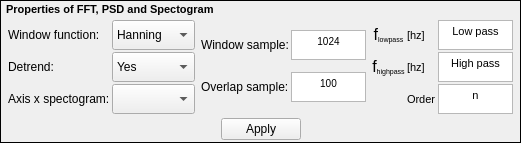
               <widget class="QFrame" name="frame_29">
                <property name="sizePolicy">
                 <sizepolicy hsizetype="Minimum" vsizetype="Minimum">
                  <horstretch>0</horstretch>
                  <verstretch>0</verstretch>
                 </sizepolicy>
                </property>
                <property name="maximumSize">
                 <size>
                  <width>16777215</width>
                  <height>250</height>
                 </size>
                </property>
                <property name="frameShape">
                 <enum>QFrame::Box</enum>
                </property>
                <property name="frameShadow">
                 <enum>QFrame::Plain</enum>
                </property>
                <layout class="QVBoxLayout" name="verticalLayout">
                 <property name="spacing">
                  <number>2</number>
                 </property>
                 <property name="leftMargin">
                  <number>5</number>
                 </property>
                 <property name="topMargin">
                  <number>2</number>
                 </property>
                 <property name="rightMargin">
                  <number>5</number>
                 </property>
                 <property name="bottomMargin">
                  <number>2</number>
                 </property>
                 <item>
                  <widget class="QLabel" name="label_25">
                   <property name="sizePolicy">
                    <sizepolicy hsizetype="Minimum" vsizetype="Minimum">
                     <horstretch>0</horstretch>
                     <verstretch>0</verstretch>
                    </sizepolicy>
                   </property>
                   <property name="maximumSize">
                    <size>
                     <width>16777215</width>
                     <height>25</height>
                    </size>
                   </property>
                   <property name="font">
                    <font>
                     <pointsize>8</pointsize>
                     <weight>75</weight>
                     <italic>false</italic>
                     <bold>true</bold>
                    </font>
                   </property>
                   <property name="text">
                    <string>Properties of FFT, PSD and Spectogram</string>
                   </property>
                  </widget>
                 </item>
                 <item>
                  <widget class="QFrame" name="frame_35">
                   <property name="sizePolicy">
                    <sizepolicy hsizetype="Minimum" vsizetype="Minimum">
                     <horstretch>0</horstretch>
                     <verstretch>0</verstretch>
                    </sizepolicy>
                   </property>
                   <property name="frameShape">
                    <enum>QFrame::NoFrame</enum>
                   </property>
                   <property name="frameShadow">
                    <enum>QFrame::Raised</enum>
                   </property>
                   <layout class="QHBoxLayout" name="horizontalLayout_2">
                    <property name="leftMargin">
                     <number>2</number>
                    </property>
                    <property name="topMargin">
                     <number>2</number>
                    </property>
                    <property name="rightMargin">
                     <number>2</number>
                    </property>
                    <property name="bottomMargin">
                     <number>2</number>
                    </property>
                    <item>
                     <widget class="QFrame" name="frame_30">
                      <property name="sizePolicy">
                       <sizepolicy hsizetype="Minimum" vsizetype="Minimum">
                        <horstretch>0</horstretch>
                        <verstretch>0</verstretch>
                       </sizepolicy>
                      </property>
                      <property name="frameShape">
                       <enum>QFrame::NoFrame</enum>
                      </property>
                      <property name="frameShadow">
                       <enum>QFrame::Raised</enum>
                      </property>
                      <layout class="QGridLayout" name="gridLayout_4">
                       <property name="leftMargin">
                        <number>0</number>
                       </property>
                       <property name="topMargin">
                        <number>0</number>
                       </property>
                       <property name="rightMargin">
                        <number>0</number>
                       </property>
                       <property name="bottomMargin">
                        <number>0</number>
                       </property>
                       <property name="spacing">
                        <number>2</number>
                       </property>
                       <item row="0" column="0">
                        <widget class="QLabel" name="label_24">
                         <property name="sizePolicy">
                          <sizepolicy hsizetype="Minimum" vsizetype="Minimum">
                           <horstretch>0</horstretch>
                           <verstretch>0</verstretch>
                          </sizepolicy>
                         </property>
                         <property name="text">
                          <string>Window function:</string>
                         </property>
                        </widget>
                       </item>
                       <item row="1" column="0">
                        <widget class="QLabel" name="label_28">
                         <property name="sizePolicy">
                          <sizepolicy hsizetype="Minimum" vsizetype="Minimum">
                           <horstretch>0</horstretch>
                           <verstretch>0</verstretch>
                          </sizepolicy>
                         </property>
                         <property name="text">
                          <string>Detrend:</string>
                         </property>
                        </widget>
                       </item>
                       <item row="2" column="0" colspan="2">
                        <widget class="QLabel" name="label_46">
                         <property name="sizePolicy">
                          <sizepolicy hsizetype="Minimum" vsizetype="Minimum">
                           <horstretch>0</horstretch>
                           <verstretch>0</verstretch>
                          </sizepolicy>
                         </property>
                         <property name="text">
                          <string>Axis x spectogram:</string>
                         </property>
                        </widget>
                       </item>
                       <item row="2" column="2">
                        <widget class="QComboBox" name="boxAxisSpec">
                         <property name="sizePolicy">
                          <sizepolicy hsizetype="Minimum" vsizetype="Minimum">
                           <horstretch>0</horstretch>
                           <verstretch>0</verstretch>
                          </sizepolicy>
                         </property>
                         <property name="maximumSize">
                          <size>
                           <width>120</width>
                           <height>30</height>
                          </size>
                         </property>
                        </widget>
                       </item>
                       <item row="1" column="2">
                        <widget class="QComboBox" name="boxDetrend">
                         <property name="sizePolicy">
                          <sizepolicy hsizetype="Minimum" vsizetype="Minimum">
                           <horstretch>0</horstretch>
                           <verstretch>0</verstretch>
                          </sizepolicy>
                         </property>
                         <property name="maximumSize">
                          <size>
                           <width>120</width>
                           <height>30</height>
                          </size>
                         </property>
                         <item>
                          <property name="text">
                           <string>Yes</string>
                          </property>
                         </item>
                         <item>
                          <property name="text">
                           <string>No</string>
                          </property>
                         </item>
                        </widget>
                       </item>
                       <item row="0" column="2">
                        <widget class="QComboBox" name="boxWindowFun">
                         <property name="sizePolicy">
                          <sizepolicy hsizetype="Minimum" vsizetype="Minimum">
                           <horstretch>0</horstretch>
                           <verstretch>0</verstretch>
                          </sizepolicy>
                         </property>
                         <property name="maximumSize">
                          <size>
                           <width>120</width>
                           <height>30</height>
                          </size>
                         </property>
                         <item>
                          <property name="text">
                           <string>Hanning</string>
                          </property>
                         </item>
                         <item>
                          <property name="text">
                           <string>Blackman</string>
                          </property>
                         </item>
                         <item>
                          <property name="text">
                           <string>Hamming</string>
                          </property>
                         </item>
                         <item>
                          <property name="text">
                           <string>Barthann</string>
                          </property>
                         </item>
                         <item>
                          <property name="text">
                           <string>Bartlett</string>
                          </property>
                         </item>
                         <item>
                          <property name="text">
                           <string>Hann</string>
                          </property>
                         </item>
                         <item>
                          <property name="text">
                           <string>None</string>
                          </property>
                         </item>
                        </widget>
                       </item>
                      </layout>
                     </widget>
                    </item>
                    <item>
                     <widget class="QFrame" name="frame_34">
                      <property name="sizePolicy">
                       <sizepolicy hsizetype="Minimum" vsizetype="Minimum">
                        <horstretch>0</horstretch>
                        <verstretch>0</verstretch>
                       </sizepolicy>
                      </property>
                      <property name="frameShape">
                       <enum>QFrame::NoFrame</enum>
                      </property>
                      <property name="frameShadow">
                       <enum>QFrame::Raised</enum>
                      </property>
                      <layout class="QGridLayout" name="gridLayout_16">
                       <property name="leftMargin">
                        <number>0</number>
                       </property>
                       <property name="topMargin">
                        <number>0</number>
                       </property>
                       <property name="rightMargin">
                        <number>0</number>
                       </property>
                       <property name="bottomMargin">
                        <number>0</number>
                       </property>
                       <property name="spacing">
                        <number>2</number>
                       </property>
                       <item row="0" column="0">
                        <widget class="QLabel" name="label_26">
                         <property name="sizePolicy">
                          <sizepolicy hsizetype="Minimum" vsizetype="Minimum">
                           <horstretch>0</horstretch>
                           <verstretch>0</verstretch>
                          </sizepolicy>
                         </property>
                         <property name="text">
                          <string>Window sample:</string>
                         </property>
                        </widget>
                       </item>
                       <item row="0" column="1">
                        <widget class="QTextEdit" name="windowSample">
                         <property name="sizePolicy">
                          <sizepolicy hsizetype="Minimum" vsizetype="Minimum">
                           <horstretch>0</horstretch>
                           <verstretch>0</verstretch>
                          </sizepolicy>
                         </property>
                         <property name="minimumSize">
                          <size>
                           <width>0</width>
                           <height>0</height>
                          </size>
                         </property>
                         <property name="maximumSize">
                          <size>
                           <width>75</width>
                           <height>30</height>
                          </size>
                         </property>
                         <property name="html">
                          <string>&lt;!DOCTYPE HTML PUBLIC &quot;-//W3C//DTD HTML 4.0//EN&quot; &quot;http://www.w3.org/TR/REC-html40/strict.dtd&quot;&gt;
&lt;html&gt;&lt;head&gt;&lt;meta name=&quot;qrichtext&quot; content=&quot;1&quot; /&gt;&lt;style type=&quot;text/css&quot;&gt;
p, li { white-space: pre-wrap; }
&lt;/style&gt;&lt;/head&gt;&lt;body style=&quot; font-family:'MS Shell Dlg 2'; font-size:7.8pt; font-weight:400; font-style:normal;&quot;&gt;
&lt;p align=&quot;center&quot; style=&quot; margin-top:0px; margin-bottom:0px; margin-left:0px; margin-right:0px; -qt-block-indent:0; text-indent:0px;&quot;&gt;1024&lt;/p&gt;&lt;/body&gt;&lt;/html&gt;</string>
                         </property>
                        </widget>
                       </item>
                       <item row="1" column="1">
                        <widget class="QTextEdit" name="overlapSample">
                         <property name="sizePolicy">
                          <sizepolicy hsizetype="Minimum" vsizetype="Minimum">
                           <horstretch>0</horstretch>
                           <verstretch>0</verstretch>
                          </sizepolicy>
                         </property>
                         <property name="maximumSize">
                          <size>
                           <width>75</width>
                           <height>30</height>
                          </size>
                         </property>
                         <property name="html">
                          <string>&lt;!DOCTYPE HTML PUBLIC &quot;-//W3C//DTD HTML 4.0//EN&quot; &quot;http://www.w3.org/TR/REC-html40/strict.dtd&quot;&gt;
&lt;html&gt;&lt;head&gt;&lt;meta name=&quot;qrichtext&quot; content=&quot;1&quot; /&gt;&lt;style type=&quot;text/css&quot;&gt;
p, li { white-space: pre-wrap; }
&lt;/style&gt;&lt;/head&gt;&lt;body style=&quot; font-family:'MS Shell Dlg 2'; font-size:7.8pt; font-weight:400; font-style:normal;&quot;&gt;
&lt;p align=&quot;center&quot; style=&quot; margin-top:0px; margin-bottom:0px; margin-left:0px; margin-right:0px; -qt-block-indent:0; text-indent:0px;&quot;&gt;100&lt;/p&gt;&lt;/body&gt;&lt;/html&gt;</string>
                         </property>
                        </widget>
                       </item>
                       <item row="1" column="0">
                        <widget class="QLabel" name="label_27">
                         <property name="sizePolicy">
                          <sizepolicy hsizetype="Minimum" vsizetype="Minimum">
                           <horstretch>0</horstretch>
                           <verstretch>0</verstretch>
                          </sizepolicy>
                         </property>
                         <property name="text">
                          <string>Overlap sample:</string>
                         </property>
                        </widget>
                       </item>
                      </layout>
                     </widget>
                    </item>
                    <item>
                     <widget class="QFrame" name="filterDisplacementFrame_2">
                      <property name="sizePolicy">
                       <sizepolicy hsizetype="Minimum" vsizetype="Minimum">
                        <horstretch>0</horstretch>
                        <verstretch>0</verstretch>
                       </sizepolicy>
                      </property>
                      <property name="frameShape">
                       <enum>QFrame::NoFrame</enum>
                      </property>
                      <property name="frameShadow">
                       <enum>QFrame::Raised</enum>
                      </property>
                      <layout class="QGridLayout" name="gridLayout_20">
                       <property name="leftMargin">
                        <number>0</number>
                       </property>
                       <property name="topMargin">
                        <number>0</number>
                       </property>
                       <property name="rightMargin">
                        <number>0</number>
                       </property>
                       <property name="bottomMargin">
                        <number>0</number>
                       </property>
                       <property name="spacing">
                        <number>2</number>
                       </property>
                       <item row="0" column="0">
                        <widget class="QLabel" name="label_41">
                         <property name="sizePolicy">
                          <sizepolicy hsizetype="Minimum" vsizetype="Minimum">
                           <horstretch>0</horstretch>
                           <verstretch>0</verstretch>
                          </sizepolicy>
                         </property>
                         <property name="font">
                          <font>
                           <pointsize>8</pointsize>
                          </font>
                         </property>
                         <property name="text">
                          <string>&lt;html&gt;&lt;head/&gt;&lt;body&gt;&lt;p align=&quot;center&quot;&gt;&lt;span style=&quot; font-size:12pt;&quot;&gt;f&lt;/span&gt;&lt;span style=&quot; vertical-align:sub;&quot;&gt;lowpass&lt;/span&gt;&lt;/p&gt;&lt;/body&gt;&lt;/html&gt;</string>
                         </property>
                         <property name="textFormat">
                          <enum>Qt::RichText</enum>
                         </property>
                        </widget>
                       </item>
                       <item row="1" column="0">
                        <widget class="QLabel" name="fhigh_6">
                         <property name="sizePolicy">
                          <sizepolicy hsizetype="Minimum" vsizetype="Minimum">
                           <horstretch>0</horstretch>
                           <verstretch>0</verstretch>
                          </sizepolicy>
                         </property>
                         <property name="font">
                          <font>
                           <pointsize>8</pointsize>
                          </font>
                         </property>
                         <property name="text">
                          <string>&lt;html&gt;&lt;head/&gt;&lt;body&gt;&lt;p align=&quot;center&quot;&gt;&lt;span style=&quot; font-size:12pt;&quot;&gt;f&lt;/span&gt;&lt;span style=&quot; vertical-align:sub;&quot;&gt;highpass&lt;/span&gt;&lt;/p&gt;&lt;/body&gt;&lt;/html&gt;</string>
                         </property>
                         <property name="textFormat">
                          <enum>Qt::RichText</enum>
                         </property>
                        </widget>
                       </item>
                       <item row="3" column="2">
                        <widget class="QTextEdit" name="orderFFT">
                         <property name="sizePolicy">
                          <sizepolicy hsizetype="Minimum" vsizetype="Minimum">
                           <horstretch>0</horstretch>
                           <verstretch>0</verstretch>
                          </sizepolicy>
                         </property>
                         <property name="minimumSize">
                          <size>
                           <width>0</width>
                           <height>0</height>
                          </size>
                         </property>
                         <property name="maximumSize">
                          <size>
                           <width>75</width>
                           <height>30</height>
                          </size>
                         </property>
                         <property name="font">
                          <font>
                           <pointsize>8</pointsize>
                          </font>
                         </property>
                         <property name="layoutDirection">
                          <enum>Qt::RightToLeft</enum>
                         </property>
                         <property name="verticalScrollBarPolicy">
                          <enum>Qt::ScrollBarAlwaysOff</enum>
                         </property>
                         <property name="horizontalScrollBarPolicy">
                          <enum>Qt::ScrollBarAlwaysOff</enum>
                         </property>
                         <property name="html">
                          <string>&lt;!DOCTYPE HTML PUBLIC &quot;-//W3C//DTD HTML 4.0//EN&quot; &quot;http://www.w3.org/TR/REC-html40/strict.dtd&quot;&gt;
&lt;html&gt;&lt;head&gt;&lt;meta name=&quot;qrichtext&quot; content=&quot;1&quot; /&gt;&lt;style type=&quot;text/css&quot;&gt;
p, li { white-space: pre-wrap; }
&lt;/style&gt;&lt;/head&gt;&lt;body style=&quot; font-family:'MS Shell Dlg 2'; font-size:8pt; font-weight:400; font-style:normal;&quot;&gt;
&lt;p align=&quot;center&quot; style=&quot; margin-top:0px; margin-bottom:0px; margin-left:0px; margin-right:0px; -qt-block-indent:0; text-indent:0px;&quot;&gt;n&lt;/p&gt;&lt;/body&gt;&lt;/html&gt;</string>
                         </property>
                         <property name="acceptRichText">
                          <bool>false</bool>
                         </property>
                        </widget>
                       </item>
                       <item row="0" column="2">
                        <widget class="QTextEdit" name="lowFreqFFT">
                         <property name="sizePolicy">
                          <sizepolicy hsizetype="Minimum" vsizetype="Minimum">
                           <horstretch>0</horstretch>
                           <verstretch>0</verstretch>
                          </sizepolicy>
                         </property>
                         <property name="minimumSize">
                          <size>
                           <width>0</width>
                           <height>0</height>
                          </size>
                         </property>
                         <property name="maximumSize">
                          <size>
                           <width>75</width>
                           <height>30</height>
                          </size>
                         </property>
                         <property name="font">
                          <font>
                           <pointsize>8</pointsize>
                          </font>
                         </property>
                         <property name="layoutDirection">
                          <enum>Qt::RightToLeft</enum>
                         </property>
                         <property name="verticalScrollBarPolicy">
                          <enum>Qt::ScrollBarAlwaysOff</enum>
                         </property>
                         <property name="horizontalScrollBarPolicy">
                          <enum>Qt::ScrollBarAlwaysOff</enum>
                         </property>
                         <property name="lineWrapMode">
                          <enum>QTextEdit::WidgetWidth</enum>
                         </property>
                         <property name="html">
                          <string>&lt;!DOCTYPE HTML PUBLIC &quot;-//W3C//DTD HTML 4.0//EN&quot; &quot;http://www.w3.org/TR/REC-html40/strict.dtd&quot;&gt;
&lt;html&gt;&lt;head&gt;&lt;meta name=&quot;qrichtext&quot; content=&quot;1&quot; /&gt;&lt;style type=&quot;text/css&quot;&gt;
p, li { white-space: pre-wrap; }
&lt;/style&gt;&lt;/head&gt;&lt;body style=&quot; font-family:'MS Shell Dlg 2'; font-size:8pt; font-weight:400; font-style:normal;&quot;&gt;
&lt;p align=&quot;center&quot; style=&quot; margin-top:0px; margin-bottom:0px; margin-left:0px; margin-right:0px; -qt-block-indent:0; text-indent:0px;&quot;&gt;Low pass&lt;/p&gt;&lt;/body&gt;&lt;/html&gt;</string>
                         </property>
                         <property name="acceptRichText">
                          <bool>false</bool>
                         </property>
                        </widget>
                       </item>
                       <item row="0" column="1">
                        <widget class="QLabel" name="label_42">
                         <property name="sizePolicy">
                          <sizepolicy hsizetype="Minimum" vsizetype="Minimum">
                           <horstretch>0</horstretch>
                           <verstretch>0</verstretch>
                          </sizepolicy>
                         </property>
                         <property name="font">
                          <font>
                           <pointsize>8</pointsize>
                           <weight>50</weight>
                           <bold>false</bold>
                          </font>
                         </property>
                         <property name="text">
                          <string>[hz]</string>
                         </property>
                        </widget>
                       </item>
                       <item row="1" column="1">
                        <widget class="QLabel" name="label_43">
                         <property name="sizePolicy">
                          <sizepolicy hsizetype="Minimum" vsizetype="Minimum">
                           <horstretch>0</horstretch>
                           <verstretch>0</verstretch>
                          </sizepolicy>
                         </property>
                         <property name="font">
                          <font>
                           <pointsize>8</pointsize>
                           <weight>50</weight>
                           <bold>false</bold>
                          </font>
                         </property>
                         <property name="text">
                          <string>[hz]</string>
                         </property>
                        </widget>
                       </item>
                       <item row="1" column="2">
                        <widget class="QTextEdit" name="highFreqFFT">
                         <property name="sizePolicy">
                          <sizepolicy hsizetype="Minimum" vsizetype="Minimum">
                           <horstretch>0</horstretch>
                           <verstretch>0</verstretch>
                          </sizepolicy>
                         </property>
                         <property name="minimumSize">
                          <size>
                           <width>0</width>
                           <height>0</height>
                          </size>
                         </property>
                         <property name="maximumSize">
                          <size>
                           <width>75</width>
                           <height>30</height>
                          </size>
                         </property>
                         <property name="font">
                          <font>
                           <pointsize>8</pointsize>
                          </font>
                         </property>
                         <property name="layoutDirection">
                          <enum>Qt::RightToLeft</enum>
                         </property>
                         <property name="verticalScrollBarPolicy">
                          <enum>Qt::ScrollBarAlwaysOff</enum>
                         </property>
                         <property name="horizontalScrollBarPolicy">
                          <enum>Qt::ScrollBarAlwaysOff</enum>
                         </property>
                         <property name="html">
                          <string>&lt;!DOCTYPE HTML PUBLIC &quot;-//W3C//DTD HTML 4.0//EN&quot; &quot;http://www.w3.org/TR/REC-html40/strict.dtd&quot;&gt;
&lt;html&gt;&lt;head&gt;&lt;meta name=&quot;qrichtext&quot; content=&quot;1&quot; /&gt;&lt;style type=&quot;text/css&quot;&gt;
p, li { white-space: pre-wrap; }
&lt;/style&gt;&lt;/head&gt;&lt;body style=&quot; font-family:'MS Shell Dlg 2'; font-size:8pt; font-weight:400; font-style:normal;&quot;&gt;
&lt;p align=&quot;center&quot; style=&quot; margin-top:0px; margin-bottom:0px; margin-left:0px; margin-right:0px; -qt-block-indent:0; text-indent:0px;&quot;&gt;High pass&lt;/p&gt;&lt;/body&gt;&lt;/html&gt;</string>
                         </property>
                         <property name="acceptRichText">
                          <bool>false</bool>
                         </property>
                        </widget>
                       </item>
                       <item row="3" column="1">
                        <widget class="QLabel" name="label_44">
                         <property name="sizePolicy">
                          <sizepolicy hsizetype="Minimum" vsizetype="Minimum">
                           <horstretch>0</horstretch>
                           <verstretch>0</verstretch>
                          </sizepolicy>
                         </property>
                         <property name="font">
                          <font>
                           <pointsize>8</pointsize>
                          </font>
                         </property>
                         <property name="mouseTracking">
                          <bool>false</bool>
                         </property>
                         <property name="text">
                          <string>Order</string>
                         </property>
                        </widget>
                       </item>
                      </layout>
                     </widget>
                    </item>
                   </layout>
                  </widget>
                 </item>
                 <item>
                  <widget class="QFrame" name="frame_36">
                   <property name="sizePolicy">
                    <sizepolicy hsizetype="Minimum" vsizetype="Minimum">
                     <horstretch>0</horstretch>
                     <verstretch>0</verstretch>
                    </sizepolicy>
                   </property>
                   <property name="frameShape">
                    <enum>QFrame::NoFrame</enum>
                   </property>
                   <property name="frameShadow">
                    <enum>QFrame::Raised</enum>
                   </property>
                   <layout class="QHBoxLayout" name="horizontalLayout_7">
                    <property name="spacing">
                     <number>3</number>
                    </property>
                    <property name="leftMargin">
                     <number>0</number>
                    </property>
                    <property name="topMargin">
                     <number>0</number>
                    </property>
                    <property name="rightMargin">
                     <number>0</number>
                    </property>
                    <property name="bottomMargin">
                     <number>0</number>
                    </property>
                    <item>
                     <spacer name="horizontalSpacer_5">
                      <property name="orientation">
                       <enum>Qt::Horizontal</enum>
                      </property>
                      <property name="sizeHint" stdset="0">
                       <size>
                        <width>210</width>
                        <height>20</height>
                       </size>
                      </property>
                     </spacer>
                    </item>
                    <item>
                     <widget class="QPushButton" name="buttonApplyPropFreq">
                      <property name="text">
                       <string>Apply</string>
                      </property>
                     </widget>
                    </item>
                    <item>
                     <spacer name="horizontalSpacer_6">
                      <property name="orientation">
                       <enum>Qt::Horizontal</enum>
                      </property>
                      <property name="sizeHint" stdset="0">
                       <size>
                        <width>210</width>
                        <height>20</height>
                       </size>
                      </property>
                     </spacer>
                    </item>
                   </layout>
                  </widget>
                 </item>
                </layout>
               </widget>
